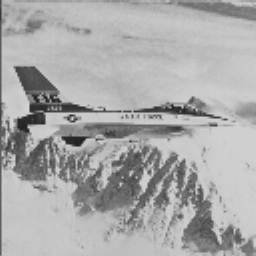
#> input picture lab2/jet.bmp, 256 x 256 px, found by its file name
$ jupyter execute histogram-hw.ipynb
#> lines starting #> are read from the running program, lines starting #| are printed output that depends on the picture
## Zadanie domowe: BBHE i DSIHE

W klasycznym wyrównywaniu histogramu HE  po wykonaniu operacji jasność obrazu ulega zmianie.
Dało się to zaobserwować podczas przeprowadzonych eksperymentów.
Jeśli nie to należy uruchomić skrypt z sekcji A i zwrócić na to uwagę.
Średnia jasność dąży do środkowego poziomu szarości.
Jest to wada i dlatego klasyczne HE ma ograniczone zastosowanie.

Powstało sporo metod, które eliminują to niekorzystne zjawisko.
Najprostsze z nich polegają na dekompozycji obrazu wejściowego na dwa podobrazy (wg. pewnego kryterium).
Następnie operacja HE wykonywana jest dla tych podobrazów.

Dwie znane z literatury metody to:
- Bi-Histogram Equalization
- DSIHE - Dualistic Sub-Image Histogram Equalization

W metodzie BBHE za kryterium podziału przyjmuje się średnią jasność w obrazie.
W DSIHE obraz dzieli się na dwa podobrazy o takiej samej liczbie pikseli (jaśniejszych i ciemniejszych).

W ramach zadania należy zaimplementować wybraną metodę: BBHE lub DSIHE (ew. obie).

1. Wczytaj obraz *jet.bmp* i wylicz jego histogram.
2. W kolejnym kroku należy wyznaczyć próg podziału obrazu na dwa podobrazy (*lm*).
3. Dla BBHE wyznacz średnią jasność obrazu. Dla DSIHE można wykorzystać histogram skumulowany.
Należy znaleźć poziom jasności który znajduje się "w połowie" histogramu skumulowanego.
W tym celu warto stworzyć tablicę, zawierającą moduł histogramu skumulowanego pomniejszonego o połowę liczby pikseli.
Następnie znaleźć minimum - `np.argmin`.
4. Dalej należy podzielić histogram oryginalnego obrazu na dwa histogramy *H1* i *H2*.
Dla każdego z nich wyliczyć histogram skumulowany ($C_1$ i $C_2$) i wykonać normalizację.
Normalizacja polega na podzieleniu każdego histogramu przez jego największy element.
5. Na podstawie histogramów skumulowanych należy stworzyć przekształcenie LUT.
Należy tak przeskalować $C_1$ i $C_2$, aby uzyskać jednorodne przekształcenie.
Tablicę $C_1$ wystarczy pomnożyć przez próg podziału.
Tablicę $C_2$ należy przeskalować do przedziału: $<lm+1; 255>$, gdzie $lm$ jest progiem podziału.<br>
$C_{1n} = (lm)*C1;$<br>
$C_{2n} = lm+1 + (255-lm-1)*C2;$<br>
Następnie dwie części tablicy przekodowań należy połączyć.
6. Ostatecznie należy wykonać operację LUT i wyświetlić wynik wyrównywania histogramu.
Porównaj wynik operacji BBHE lub DSIHE z klasycznym HE.

[cell 1]
import cv2
import os
import requests
from matplotlib import pyplot as plt
import numpy as np

url = 'https://raw.githubusercontent.com/vision-agh/poc_sw/master/03_Histogram/'

fileName = 'jet.bmp'
if not os.path.exists(fileName) :
    r = requests.get(url + fileName, allow_redirects=True)
    open(fileName, 'wb').write(r.content)


jet = cv2.imread(fileName, cv2.IMREAD_GRAYSCALE)
#> jet is the input picture: shape (256, 256); min 32, max 213, mean 169.3

[cell 2]
def draw_histogram(img, title):
    fig, axs = plt.subplots(1, 2)
    fig.set_size_inches(10, 5)

    axs[0].imshow(img, 'gray', vmin=0, vmax=256)
    axs[0].axis('off')
    axs[0].set_title(title)

    hist = cv2.calcHist([img], [0], None, [256], [0, 256])
    hist_accumulated = np.cumsum(hist)

    axs[1].plot(hist / np.max(hist))
    axs[1].plot(hist_accumulated / np.max(hist_accumulated))
    axs[1].grid()

[cell 3]
draw_histogram(jet, 'jet')
#> in draw_histogram, `hist = cv2.calcHist([img], [0], None, [256], [0, 256])`: hist = 256 values, max 2214 at index 195, min 0 at index 0, mean 256
#> in draw_histogram, `hist_accumulated = np.cumsum(hist)`: hist_accumulated = 256 values from 0 to 65536
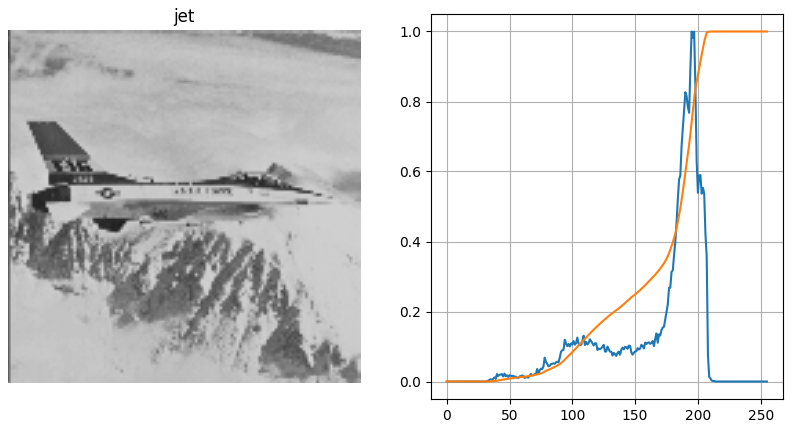
#> figure drawn by matplotlib, 2 panels; panel 2: curve peaks at x = 195, y = 1; panel 2: curve peaks at x = 213, y = 1

[cell 4]
def equalize_histogram(img, lm):
    hist = cv2.calcHist([img], [0], None, [256], [0, 256])

    h1 = hist[:lm + 1]
    h2 = hist[lm + 1:]

    c1 = np.cumsum(h1)
    c2 = np.cumsum(h2)

    c1 = c1 / c1[-1] if c1[-1] != 0 else c1
    c2 = c2 / c2[-1] if c2[-1] != 0 else c2

    c1_transformed = c1 * lm
    c2_transformed = (c2 * (255 - lm - 1)) + (lm + 1)

    lut = np.concatenate((c1_transformed, c2_transformed), axis=0).astype(np.uint8)

    equalized_img = cv2.LUT(img, lut)

    return equalized_img

### BBHE

[cell 5]
lm = np.mean(jet)
#> lm = 169.3

jet_equalized = equalize_histogram(jet, int(lm))
#> in equalize_histogram, `h1 = hist[:lm + 1]`: h1 = 170 values, max 304 at index 167, min 0 at index 0, mean 122.6
#> in equalize_histogram, `h2 = hist[lm + 1:]`: h2 = 86 values, max 2214 at index 25, min 0 at index 44, mean 519.7
#> in equalize_histogram, `c1 = np.cumsum(h1)`: c1 = 170 values from 0 to 20841
#> in equalize_histogram, `c2 = np.cumsum(h2)`: c2 = 86 values from 291 to 44695
#> in equalize_histogram, `c1 = c1 / c1[-1] if c1[-1] != 0 else c1`: c1 = 170 values from 0 to 1
#> in equalize_histogram, `c2 = c2 / c2[-1] if c2[-1] != 0 else c2`: c2 = 86 values from 0.00651 to 1
#> in equalize_histogram, `c1_transformed = c1 * lm`: c1_transformed = 170 values from 0 to 169
#> in equalize_histogram, `c2_transformed = (c2 * (255 - lm - 1)) + (lm + 1)`: c2_transformed = 86 values from 170.6 to 255
#> in equalize_histogram, `lut = np.concatenate((c1_transformed, c2_transformed), axis=0).astype(..`: lut = 256 values from 0 to 255
#> in equalize_histogram, `equalized_img = cv2.LUT(img, lut)`:
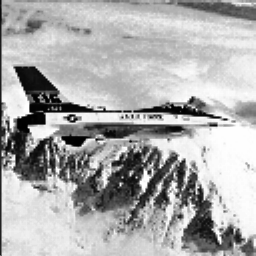
#> equalized_img: shape (256, 256); min 0, max 255, mean 172.5
draw_histogram(jet_equalized, "BBHE")
draw_histogram(cv2.equalizeHist(jet), "cv2.equalizeHist")
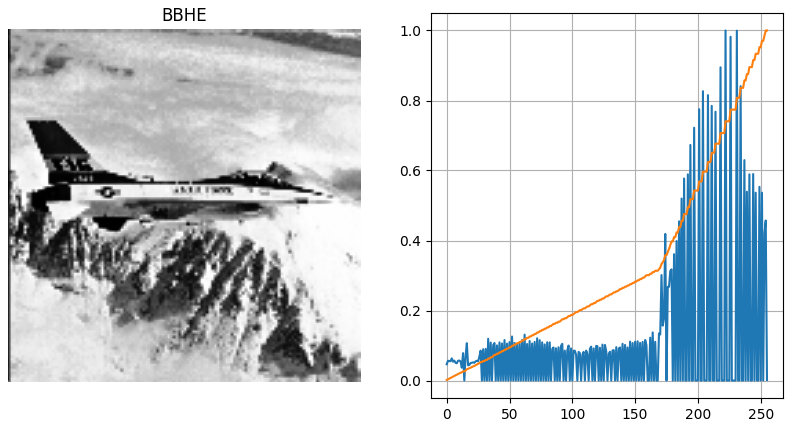
#> figure drawn by matplotlib, 2 panels; panel 2: curve peaks at x = 222, y = 1; panel 2: curve peaks at x = 255, y = 1
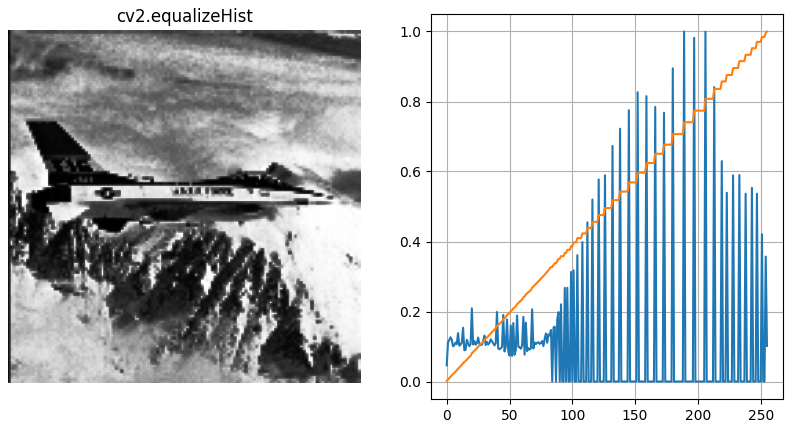
#> figure drawn by matplotlib, 2 panels; panel 2: curve peaks at x = 189, y = 1; panel 2: curve peaks at x = 255, y = 1

### DSIHE

[cell 6]
lm = int(np.median(jet))
#> lm = 187
jet_equalized = equalize_histogram(jet, lm)
#> call 2 of equalize_histogram, with lm = 187
#> in equalize_histogram (call 2), `h1 = hist[:lm + 1]`: h1 = 188 values, max 1490 at index 187, min 0 at index 0, mean 180.6
#> in equalize_histogram (call 2), `h2 = hist[lm + 1:]`: h2 = 68 values, max 2214 at index 7, min 0 at index 26, mean 464.4
#> in equalize_histogram (call 2), `c1 = np.cumsum(h1)`: c1 = 188 values from 0 to 33959
#> in equalize_histogram (call 2), `c2 = np.cumsum(h2)`: c2 = 68 values from 1599 to 31577
#> in equalize_histogram (call 2), `c1 = c1 / c1[-1] if c1[-1] != 0 else c1`: c1 = 188 values from 0 to 1
#> in equalize_histogram (call 2), `c2 = c2 / c2[-1] if c2[-1] != 0 else c2`: c2 = 68 values from 0.0506 to 1
#> in equalize_histogram (call 2), `c1_transformed = c1 * lm`: c1_transformed = 188 values from 0 to 187
#> in equalize_histogram (call 2), `c2_transformed = (c2 * (255 - lm - 1)) + (lm + 1)`: c2_transformed = 68 values from 191.4 to 255
#> in equalize_histogram (call 2), `equalized_img = cv2.LUT(img, lut)`:
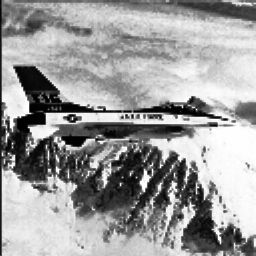
#> equalized_img: shape (256, 256); min 0, max 255, mean 156.2
draw_histogram(jet_equalized, "DSIHE")
draw_histogram(cv2.equalizeHist(jet), "cv2.equalizeHist")
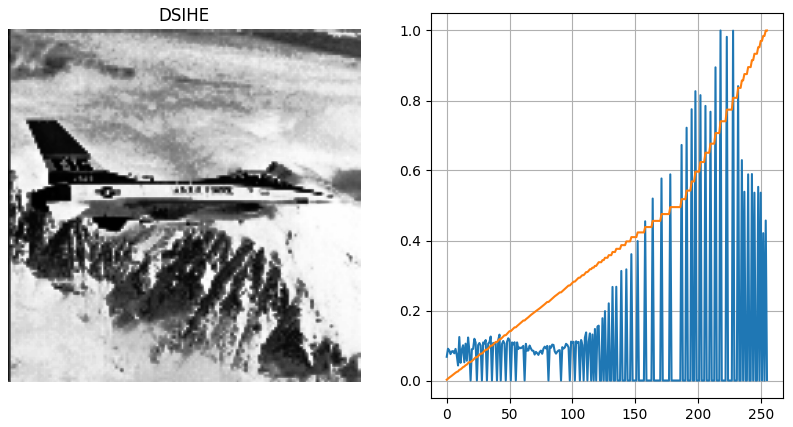
#> figure drawn by matplotlib, 2 panels; panel 2: curve peaks at x = 218, y = 1; panel 2: curve peaks at x = 255, y = 1
